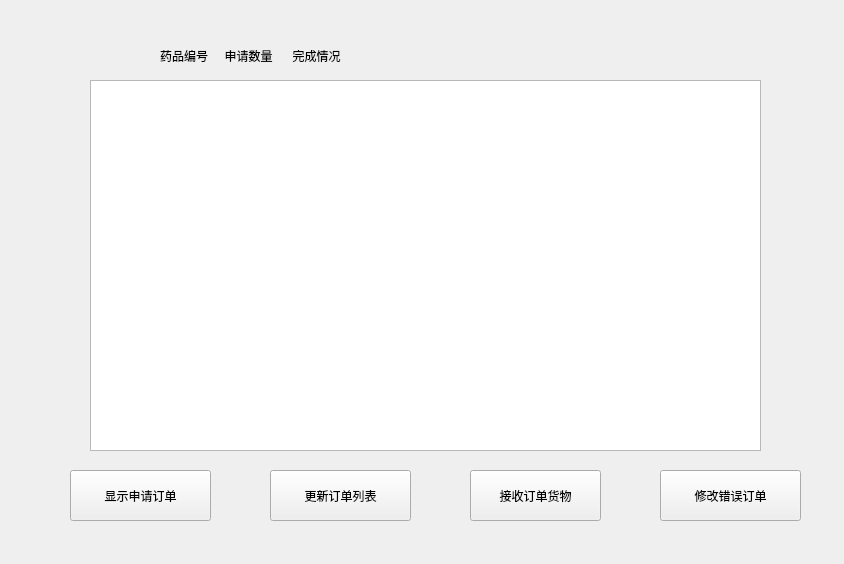
<?xml version="1.0" encoding="UTF-8"?>
<ui version="4.0">
 <class>check_apply</class>
 <widget class="QWidget" name="check_apply">
  <property name="geometry">
   <rect>
    <x>0</x>
    <y>0</y>
    <width>844</width>
    <height>564</height>
   </rect>
  </property>
  <property name="windowTitle">
   <string>Form</string>
  </property>
  <widget class="QTextBrowser" name="textBrowser">
   <property name="geometry">
    <rect>
     <x>90</x>
     <y>80</y>
     <width>671</width>
     <height>371</height>
    </rect>
   </property>
  </widget>
  <widget class="QPushButton" name="pushButton">
   <property name="geometry">
    <rect>
     <x>70</x>
     <y>470</y>
     <width>141</width>
     <height>51</height>
    </rect>
   </property>
   <property name="text">
    <string>显示申请订单</string>
   </property>
  </widget>
  <widget class="QPushButton" name="pushButton_2">
   <property name="geometry">
    <rect>
     <x>270</x>
     <y>470</y>
     <width>141</width>
     <height>51</height>
    </rect>
   </property>
   <property name="text">
    <string>更新订单列表</string>
   </property>
  </widget>
  <widget class="QLabel" name="label">
   <property name="geometry">
    <rect>
     <x>160</x>
     <y>40</y>
     <width>391</width>
     <height>31</height>
    </rect>
   </property>
   <property name="text">
    <string>药品编号     申请数量      完成情况</string>
   </property>
  </widget>
  <widget class="QPushButton" name="pushButton_3">
   <property name="geometry">
    <rect>
     <x>660</x>
     <y>470</y>
     <width>141</width>
     <height>51</height>
    </rect>
   </property>
   <property name="text">
    <string>修改错误订单</string>
   </property>
  </widget>
  <widget class="QPushButton" name="pushButton_4">
   <property name="geometry">
    <rect>
     <x>470</x>
     <y>470</y>
     <width>131</width>
     <height>51</height>
    </rect>
   </property>
   <property name="text">
    <string>接收订单货物</string>
   </property>
  </widget>
 </widget>
 <resources/>
 <connections/>
</ui>
